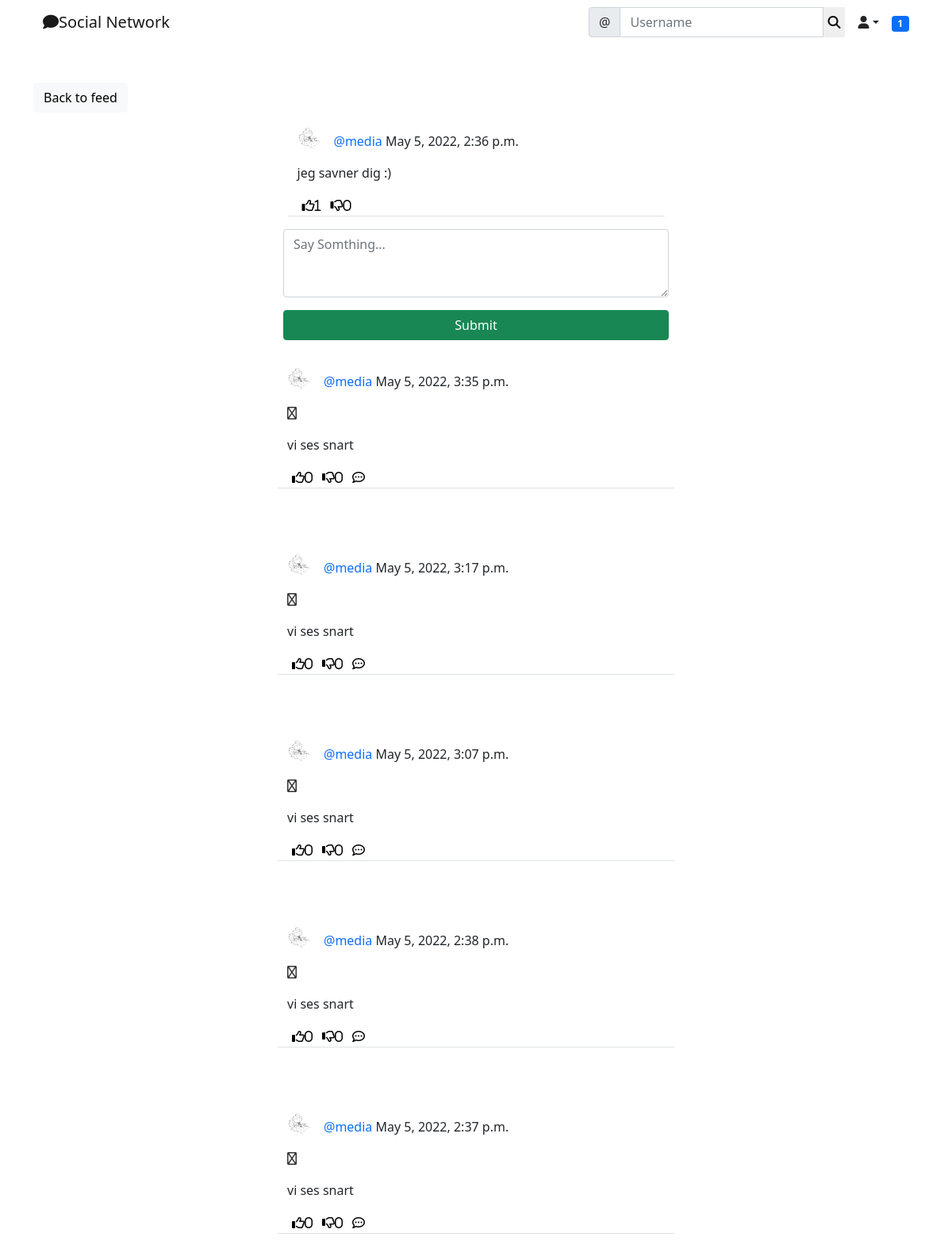
The page /social/post/9 (signed in) on the database its author committed.
### social/models.py (models this page shows)
class Post(models.Model):
    body = models.TextField()
    created_on = models.DateTimeField(default=timezone.now)
    author = models.ForeignKey(User, on_delete=models.CASCADE)
    likes = models.ManyToManyField(User, blank=True, related_name='likes')
    dislikes = models.ManyToManyField(User, blank=True, related_name='dislikes')

class UserProfile(models.Model):
    user = models.OneToOneField(User, primary_key=True, verbose_name='user', related_name='profile', on_delete=models.CASCADE)
    name = models.CharField(max_length=30, blank=True, null=True)
    bio = models.TextField(max_length=500, blank=True, null=True)
    birth_date = models.DateField(null=True, blank=True)
    location = models.CharField(max_length=100, blank=True, null=True)
    picture = models.ImageField(upload_to='uploads/profile_pictures', default='uploads/profile_pictures/default.png.url', blank=True)
    followers = models.ManyToManyField(User, blank=True, related_name='followers')

class Comment(models.Model):
    comment = models.TextField()
    created_on = models.DateTimeField(default=timezone.now)
    author = models.ForeignKey(User, on_delete=models.CASCADE)
    post = models.ForeignKey('post', on_delete=models.CASCADE)
    likes = models.ManyToManyField(User, blank=True, related_name='comment_likes')
    dislikes = models.ManyToManyField(User, blank=True, related_name='comment_dislikes')
    parent = models.ForeignKey('self', on_delete=models.CASCADE, blank=True, null=True, related_name='+')
    @property
    def children(self):
        return Comment.objects.filter(parent=self).order_by('-created_on').all()
    @property
    def is_parent(self):
        if self.parent is None:
            return True
        return False

### social/views.py (the view, shortened to what this page needs)
# urls.py: path('post/<int:pk>', PostDetailView.as_view(), name='post-detail'),
class PostDetailView(LoginRequiredMixin, View):
    def get(self, request, pk, *args, **kwargs):
        post = Post.objects.get(pk=pk)
        form = CommentForm()
        comments = Comment.objects.filter(post=post).order_by('-created_on')
        context = {
            'post': post,
            'form': form,
            'comments': comments,
        }
        return render(request, 'social/post_detail.html', context)

### social/forms.py
class CommentForm(forms.ModelForm):
    comment = forms.CharField(
        label='',
        widget=forms.Textarea(attrs={
            'rows': '3',
            'placeholder': 'Say Somthing...',
        })
    )
    class Meta:
        model = Comment
        fields = ['comment']

### landing/templatetags/custom_tags.py (called while the page is built)
@register.inclusion_tag('social/show_notifications.html', takes_context=True)
def show_notifications(context):
    request_user = context['request'].user
    notifications = Notification.objects.filter(to_user=request_user).exclude(user_has_seen=True).order_by('-date')
    return{'notifications': notifications}

### social/templates/social/post_detail.html (shortened to what this page needs)
{% extends 'landing/base.html' %}
{% load crispy_forms_tags %}
{% load static %}
{% block content %}
<div class="container">
    <div class="row mt-5">
        <div class="col-md-5 col-sm-6">
            <a href="{% url 'post-list' %}" class="btn btn-light">Back to feed</a>
        </div>
    </div>
    <div class="row justify-content-center mt-3">
        <div class="col-md-5 col-sm-12 border-bottom">
                <div>
                    <a href="{% url 'profile' post.author.profile.pk %}">
                        <img class="round-circle post-img" height="30" width="30" src="{{ post.author.profile.picture.url }}" />
                    </a>
                    <p class="post-text">
                        <a class="text-primary post-link" href="{% url 'profile' post.author.profile.pk %}">@{{ post.author }}</a> {{ post.created_on }}
                    </p>
                </div>
            <p>{{ post.body }}</p>
            <div class="d-flex flex-row">
                <form method="POST" action="{% url 'like' post.pk %}">
                    <button class="remove-default-btn" type="submit">
                        <i class="far fa-thumbs-up"><span>{{ post.likes.all.count }}</span></i>
                    </button>
                </form>
                <form method="POST" action="{% url 'dislike' post.pk %}">
                    <button class="remove-default-btn" type="submit">
                        <i class="far fa-thumbs-down"><span>{{ post.dislikes.all.count }}</span></i>
                    </button>
                </form>
            </div>
        </div>
    </div>
</div>
    <div class="row justify-content-center mt-3 mb-5">
        <div class="col-md-5 col-sm-12">
            <form method="Post">
                {{ form | crispy }}
                <div class="d-grid gab-2">
                    <button class="btn btn-success mt-3">Submit</button>
                </div>
            </form>
        </div>
        {% for comment in comments %}
        {% if comment.is_parent %}
        <div class="row justify-content-center mt-3 mb-5">
            <div class="col-md-5 col-sm-12 border-bottom">
                <p>
                    <div>
                        <a href="{% url 'profile' comment.author.profile.pk %}">
                            <img class="round-circle post-img" height="30" width="30" src="{{ comment.author.profile.picture.url }}" />
                        </a>
                        <p class="post-text">
                            <a class="text-primary post-link" href="{% url 'profile' comment.author.profile.pk %}">@{{ comment.author }}</a> {{ comment.created_on }}
                        </p>
                    </div>
                    {% if request.user == comment.author %}
                        <a href="{% url 'comment-delete' post.pk comment.pk %}" class="edit-color"><i class="far fa-trash"></i></a>
                    {% endif %}
                </p>
                <p>{{ comment.comment }}</p>
                <div class="d-flex flex-row">
                    <form method="POST" action="{% url 'comment-like' post.pk comment.pk %}">
                        <button class="remove-default-btn" type="submit">
                            <i class="far fa-thumbs-up"><span>{{ comment.likes.all.count }}</span></i>
                        </button>
                    </form>
                    <form method="POST" action="{% url 'comment-dislike' post.pk comment.pk %}">
                        <button class="remove-default-btn" type="submit">
                            <i class="far fa-thumbs-down"><span>{{ comment.dislikes.all.count }}</span></i>
                        </button>
                    </form>
                    <div>
                        <button class="remove-default-btn"><i class="far fa-comment-dots" onclick="commentReplyToggle('{{ comment.pk }}')"></i></button>
                    </div>
                </div>
            </div>
        </div>
        {% endif %}
        {% endfor %}
    </div>
{% endblock content %}

### static/style.css (style rules this page uses)
.remove-default-btn { background-color: transparent; border: none; box-shadow: none; }
.edit-color { color: #333; }
.post-link { text-decoration: none; }
.post-text { padding-top: 0.5rem; }
.post-img { float: left; margin-right: 1rem; }

### rows shown on the page
Post: author.profile.picture (picture), author "media", created_on "May 5, 2022, 2:36 p.m.", body "jeg savner dig :)", likes.all.count "1", dislikes.all.count "0"
Comment: author.profile.picture (picture), author "media", created_on "May 5, 2022, 3:35 p.m.", comment "vi ses snart", likes.all.count "0", dislikes.all.count "0"
Comment: author.profile.picture (picture), author "media", created_on "May 5, 2022, 3:17 p.m.", comment "vi ses snart", likes.all.count "0", dislikes.all.count "0"
Comment: author.profile.picture (picture), author "media", created_on "May 5, 2022, 3:07 p.m.", comment "vi ses snart", likes.all.count "0", dislikes.all.count "0"
Comment: author.profile.picture (picture), author "media", created_on "May 5, 2022, 2:38 p.m.", comment "vi ses snart", likes.all.count "0", dislikes.all.count "0"
Comment: author.profile.picture (picture), author "media", created_on "May 5, 2022, 2:37 p.m.", comment "vi ses snart", likes.all.count "0", dislikes.all.count "0"

### other values the page prints
{{ notifications.count }} "1"
